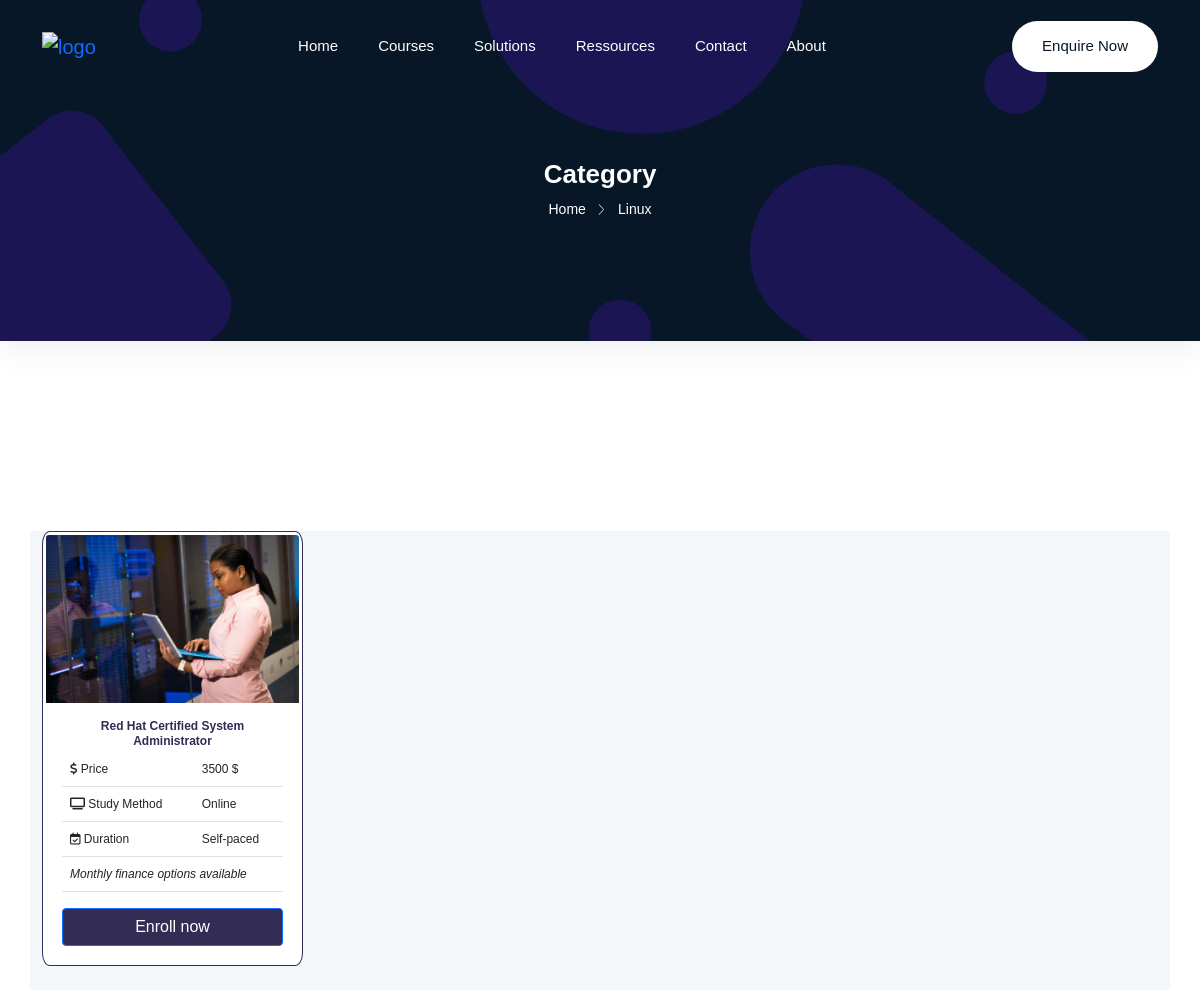
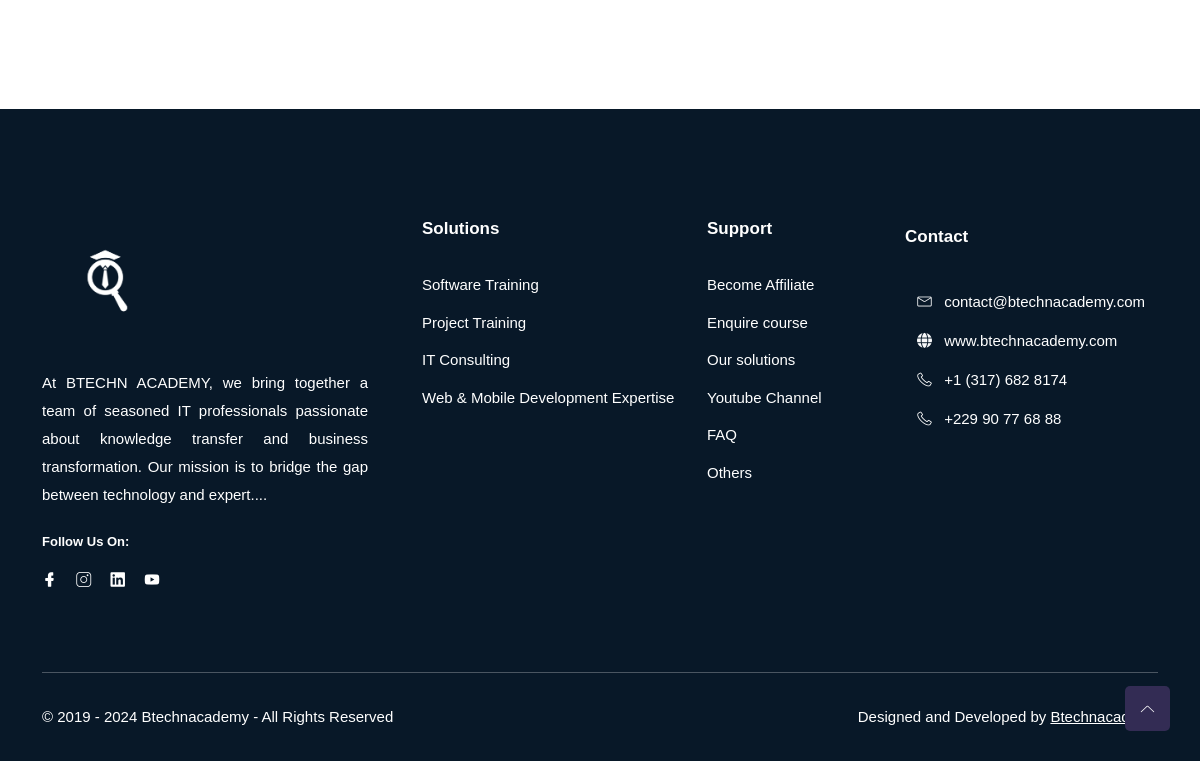
The page /category/1/course_link/2024 on the database its author committed (2 pictures, top to bottom).
### core/models.py (models this page shows, shortened)
class Category(models.Model):
    name = models.CharField(max_length=255)

class Course(models.Model):
    STATUS_CHOICES = (
        ('on_demand', 'On Demand'),
        ('available', 'Available'),
        ('coming_soon', 'Coming Soon'),
    )
    title = models.CharField(max_length=255)
    description = models.TextField()
    category = models.ForeignKey(Category,on_delete=models.CASCADE)
    Price = models.PositiveIntegerField(default=0)
    Finance_options = models.CharField(max_length=255)
    image = models.ImageField(upload_to="courses")
    start_date = models.DateField(blank=True)
    programs_training = models.TextField(blank=True)
    Study_method = models.CharField(max_length=255)
    Duration = models.CharField(max_length=255)
    Overview =  models.TextField()
    Course_Outline = models.TextField()
    Advantages = models.TextField()
    Requirements = models.TextField()
    Certificates = models.TextField()
    tags = models.ManyToManyField(Tags,blank=True)
    status = models.CharField(max_length=20, choices=STATUS_CHOICES, default='available')
    slug = models.SlugField(max_length=100, blank=True, null=True)

class Company(models.Model):
    description = models.TextField()
    logo = models.ImageField(upload_to="logo")
    logo_whitr = models.ImageField(upload_to="logo")
    phone_number = models.CharField(max_length=225)
    email1 = models.EmailField()
    email2 = models.EmailField()
    linkedin = models.URLField()
    youtube = models.URLField()
    facebook = models.URLField()

class Service(models.Model):
    nom = models.CharField(max_length=225)
    description = models.TextField()
    icon = models.CharField(max_length=225)

### core/views.py (the view)
# urls.py: path('category/<int:category_id>/course_link/2024',CategoryCourse,name="course_by_category"),
def CategoryCourse(request,category_id):
    categorie = Category.objects.get(id=category_id)
    courses = Course.objects.filter(category=categorie)
    params={
        'categorie':categorie,
        'courses':courses
    }
    return render(request,'main/coursebycategory.html',params)

### core/context_processors.py (called while the page is built)
def services(request):
    services = Service.objects.all()[:4]
    return {'services': services}

def company(request):
    company = Company.objects.first()
    return {'company':company}

### core/templates/main/coursebycategory.html (shortened to what this page needs)
{% extends 'base.html' %}
{% load static %}
{% block content %}
   {% include 'main/header.html' %}
    <div class="breadcrumbs">
        <div class="container">
            <div class="row align-items-center">
                <div class="col-lg-6 offset-lg-3 col-md-12 col-12">
                    <div class="breadcrumbs-content">
                        <h1 class="page-title">Category</h1>
                        <ul class="breadcrumb-nav">
                            <li><a href="/">Home</a></li>
                            <li>{{categorie.name}}</li>
                        </ul>
                    </div>
                </div>
            </div>
        </div>
    </div>
<section class="portfolio-section section" id="projects">
    <div class="container">
        <div class="row grid services">
                {% for course in courses %}
                <div class="col-md-3 mb-4 {{ category.name.lower|slugify }}">
                    <div class="card" style="border-radius: 3%;padding: 3px;border-color:#332C54;">
                       <a href="{% url 'details' course.slug %}" ><img src="{{ course.image.url }}" class="card-img-top" alt="{{ course.title }}"></a>
                        <div class="card-body">
                            <a href="{% url 'details' course.slug %}"> <h5 class="card-title mb-1 text-center" style="color:#332C54;font-weight: bold;font-size: 12px;">{{ course.title }}</h5></a>
                            <table class="table">
                                <tbody>
                                    <tr class="p-1">
                                        <td style="font-size: 12px;"><i class="fas fa-dollar-sign"></i> Price</td>
                                        <td style="font-size: 12px;">{{ course.Price }} $</td>
                                    </tr>
                                    <tr>
                                        <td style="font-size: 12px;"><i class="fas fa-television"></i> Study Method</td>
                                        <td style="font-size: 12px;">{{ course.Study_method }}</td>
                                    </tr>
                                    <tr>
                                        <td style="font-size: 12px;"><i class="far fa-calendar-check"></i> Duration</td>
                                        <td style="font-size: 12px;">{{ course.Duration }}</td>
                                    </tr>
                                    <tr>
                                        <td colspan="2" style="font-size: 12px;font-style: italic;">{{ course.Finance_options }}</td>
                                    </tr>
                                </tbody>
                            </table>
                            {% if user.is_authenticated %}
                            <a class="btn btn-primary w-100" href="{% url 'details' course.slug %}" style="background-color: #332C54!important;">Start learning now </a>
                            {% else %}
                            <a class="btn btn-primary w-100" href="{% url 'details' course.slug %}" style="background-color: #332C54!important;">Enroll now</a>
                            {% endif %}
                        </div>
                    </div>
                </div>
                {% endfor %}
            </div>
        </div>
</section>
{% endblock %}

### core/templates/base.html (shortened to what this page needs)
<!DOCTYPE html>
<html class="no-js" lang="zxx">
    {% load static %}
<head>
</head>
    <link rel="stylesheet" href="{% static 'assets/css/bootstrap.min.css' %}" />
    <link rel="stylesheet" href="{% static 'assets/css/LineIcons.3.0.css' %}" />
    <link rel="stylesheet" href="{% static 'assets/css/animate.css' %}" />
    <link rel="stylesheet" href="{% static 'assets/css/tiny-slider.css' %}" />
    <link rel="stylesheet" href="{% static 'assets/css/glightbox.min.css' %}" />
    <link rel="stylesheet" href="{% static 'assets/css/main.css' %}" />
</head>
<body>
{% block content %}{% endblock %}
    <footer class="footer section" id="footer">
        <div class="footer-top">
            <div class="container">
                <div class="inner-content">
                    <div class="row">
                        <div class="col-lg-4 col-md-6 col-12">
                            <div class="single-footer f-about">
                                <div class="logo">
                                    <a href="/">
                                        <img src="{{company.logo_whitr.url}}" alt="#" width="100px" height="100%">
                                    </a>
                                </div>
                                <p class="text-justify" style="text-align: justify;">{{company.description}}.
                                </p>
                                <h4 class="social-title">Follow Us On:</h4>
                                <ul class="social">
                                    <li><a href="{{company.facebook}}"><i class="lni lni-facebook-filled"></i></a></li>
                                    <li><a href="javascript:void(0)"><i class="lni lni-instagram"></i></a></li>
                                    <li><a href="{{company.linkedin}}"><i class="lni lni-linkedin-original"></i></a></li>
                                    <li><a href="{{company.youtube}}"><i class="lni lni-youtube"></i></a></li>
                                </ul>
                            </div>
                        </div>
                        <div class="col-lg-3 col-md-6 col-12">
                            <div class="single-footer f-link">
                                <h3>Solutions</h3>
                                <ul>
                                    {% for service in services %}
                                    <li><a href="javascript:void(0)">{{service.nom}}</a></li>
                                    {% endfor %}
                                </ul>
                            </div>
                        </div>
                        <div class="col-lg-2 col-md-6 col-12">
                            <div class="single-footer f-link">
                                <h3>Support</h3>
                                <ul>
                                    <li><a href="/affiliate">Become Affiliate</a></li>
                                    <li><a href="https://wa.me/{{company.phone_number}}">Enquire course</a></li>
                                    <li><a href="/#services">Our solutions</a></li>
                                    <li><a href="{{company.youtube}}" target="true">Youtube Channel</a></li>
                                    <li><a href="/#faq">FAQ</a></li>
                                    <li><a href="/#">Others</a> </li>
                                </ul>
                            </div>
                        </div>
                        <div class="col-lg-3 col-md-6 col-12">
                                    <div class="single-footer newsletter text-light p-2">
                                        <h3>Contact</h3>
                                        <ul class="contact-info text-light">
                                            <li style="color: white;" class="p-1"><i class="lni lni-envelope p-2  text-light" style="color: white;"></i> <a href="mailto:{{company.email1}}" style="color: white;">{{company.email1}}</a></li>
                                            <li style="color: white;" class="p-1"><i class="fa fa-globe p-2  text-light"></i> <a href="/" target="_blank" style="color: white;">www.btechnacademy.com</a></li>
                                            <li style="color: white;" class="p-1"><i class="lni lni-phone p-2 "></i> <a href="tel:++1 (317) 682 8174" style="color: white;">{{company.phone_number}}</a></li>
                                            <li style="color: white;" class="p-1"><i class="lni lni-phone p-2 "></i> <a href="tel:+2299077688" style="color: white;">+229 90 77 68 88</a></li>
                                        </ul>
                                    </div>
                                </div>
                            </div>
                        </div>
                    </div>
                </div>
        <div class="copyright-area">
            <div class="container">
                <div class="inner-content">
                    <div class="row">
                        <div class="col-lg-6 col-md-6 col-12">
                            <p class="copyright-text">© 2019 - 2024 Btechnacademy - All Rights Reserved</p>
                        </div>
                        <div class="col-lg-6 col-md-6 col-12">
                            <p class="copyright-owner">Designed and Developed by <a href="/"
                                    rel="nofollow" target="_blank">Btechnacademy</a>
                        </div>
                    </div>
                </div>
            </div>
        </div>
    </footer>
    <a href="#" class="scroll-top">
        <i class="lni lni-chevron-up"></i>
    </a>
    <link rel="stylesheet" href="https://cdnjs.cloudflare.com/ajax/libs/font-awesome/6.5.2/css/all.min.css" />
</body>
</html>

### rows shown on the page
Category: name "Linux"
Course: image (picture), title "Red Hat Certified System Administrator", Price "3500", Study_method "Online", Duration "Self-paced", Finance_options "Monthly finance options available"
Company: logo_whitr (picture), description "At BTECHN ACADEMY, we bring together a team of seasoned IT professionals passionate about knowledge transfer and business transformation. Our mission is to bridge the gap between technology and expert...", email1 "contact@btechnacademy.com", phone_number "+1 (317) 682 8174"
Service: nom "Software Training"
Service: nom "Project Training"
Service: nom "IT Consulting"
Service: nom "Web & Mobile Development Expertise"
